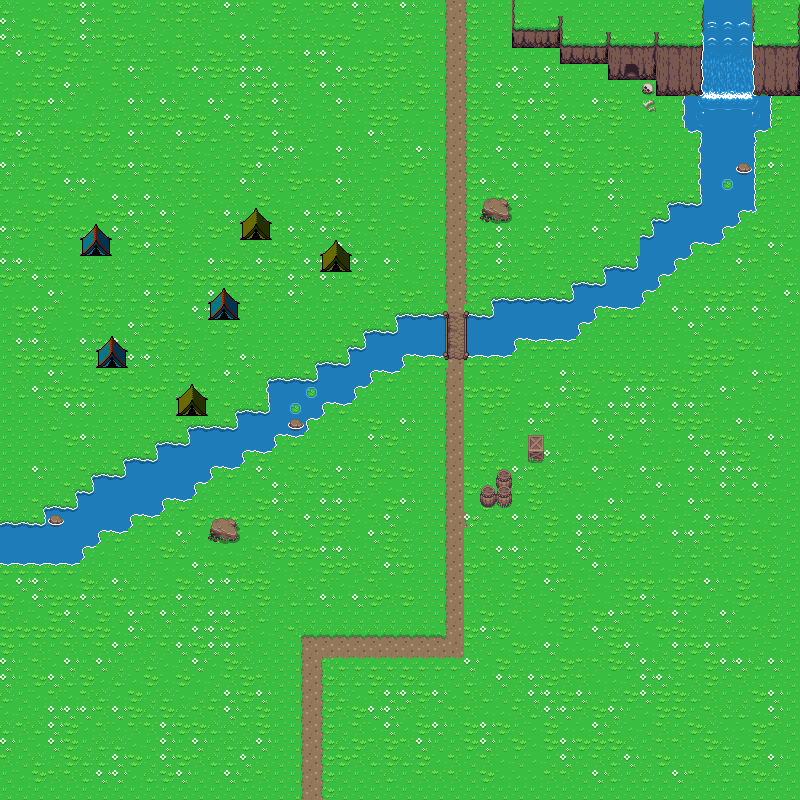

Rendered tile map (Tiled .tmx) drawn with the repository's tilesets; below, a short description and the map source with its tile grids summarised:
An orthogonal 50x50 tile map with 16x16 px tiles, 9 tile layers (ground_layer_lower, ground_layer_upper, decoration_layer, bridge_layer, ...), 2 tilesets and 59 objects (52x obstacle, 4x mob, 2x cnct, npc).

<map version="1.2" tiledversion="1.2.0" orientation="orthogonal" renderorder="right-down" width="50" height="50" tilewidth="16" tileheight="16" infinite="0" nextlayerid="13" nextobjectid="64">
 <tileset firstgid="1" source="Overworld2.tsx" />
 <tileset firstgid="1601" source="Overworld.tsx" />
 <layer id="1" name="ground_layer_lower" width="50" height="50">
  <data>[2500 cells, 2500 non-empty, 55 distinct tile ids]</data>
 </layer>
 <layer id="10" name="ground_layer_upper" width="50" height="50">
  <data>[2500 cells, 1698 non-empty, 6 distinct tile ids]</data>
 </layer>
 <objectgroup id="11" name="connections">
  <object id="37" name="4-2N1-2" type="cnct" x="288" y="784" width="48" height="16" />
  <object id="63" name="4-5S2-1" type="cnct" x="620" y="60" width="24" height="20" />
 </objectgroup>
 <objectgroup id="9" name="obstacles">
  <object id="1" name="water" type="obstacle" x="0" y="528" width="76" height="32" />
  <object id="2" name="water" type="obstacle" x="64" y="512" width="32" height="32" />
  <object id="3" name="water" type="obstacle" x="80" y="496" width="48" height="32" />
  <object id="4" name="water" type="obstacle" x="96" y="480" width="64" height="32" />
  <object id="5" name="water" type="obstacle" x="124" y="464" width="64" height="32" />
  <object id="6" name="water" type="obstacle" x="160" y="448" width="48" height="32" />
  <object id="7" name="water" type="obstacle" x="192" y="432" width="48" height="32" />
  <object id="8" name="water" type="obstacle" x="272" y="384" width="48" height="32" />
  <object id="9" name="water" type="obstacle" x="400" y="320" width="48" height="32" />
  <object id="10" name="water" type="obstacle" x="468" y="320" width="48" height="32" />
  <object id="11" name="water" type="obstacle" x="672" y="208" width="48" height="32" />
  <object id="12" name="water" type="obstacle" x="240" y="416" width="32" height="32" />
  <object id="13" name="water" type="obstacle" x="320" y="368" width="32" height="32" />
  <object id="14" name="water" type="obstacle" x="368" y="336" width="32" height="32" />
  <object id="15" name="water" type="obstacle" x="608" y="272" width="32" height="32" />
  <object id="16" name="water" type="obstacle" x="640" y="240" width="32" height="32" />
  <object id="17" name="river" type="obstacle" x="704" y="132" width="32" height="92" />
  <object id="18" name="water" type="obstacle" x="704" y="132" width="32" height="92" />
  <object id="19" name="water" type="obstacle" x="720" y="132" width="32" height="76" />
  <object id="20" name="water" type="obstacle" x="496" y="304" width="80" height="32" />
  <object id="21" name="water" type="obstacle" x="576" y="288" width="16" height="32" />
  <object id="22" name="water" type="obstacle" x="352" y="352" width="16" height="32" />
  <object id="23" name="water" type="obstacle" x="596" y="288" width="12" height="16" />
  <object id="24" name="water" type="obstacle" x="644" y="272" width="12" height="16" />
  <object id="25" name="water" type="obstacle" x="676" y="240" width="12" height="16" />
  <object id="26" name="water" type="obstacle" x="656" y="224" width="12" height="16" />
  <object id="27" name="water" type="obstacle" x="688" y="96" width="80" height="32" />
  <object id="28" name="river" type="obstacle" x="272" y="416" width="32" height="16" />
  <object id="29" name="river" type="obstacle" x="48" y="512" width="32" height="16" />
  <object id="30" name="tent" type="obstacle" x="80" y="240" width="32" height="16" />
  <object id="31" name="tent" type="obstacle" x="240" y="224" width="32" height="16" />
  <object id="32" name="tent" type="obstacle" x="320" y="256" width="32" height="16" />
  <object id="33" name="tent" type="obstacle" x="208" y="304" width="32" height="16" />
  <object id="34" name="tent" type="obstacle" x="96" y="352" width="32" height="16" />
  <object id="35" name="tent" type="obstacle" x="176" y="400" width="32" height="16" />
  <object id="38" name="cliff" type="obstacle" x="512" y="0" width="48" height="48" />
  <object id="40" name="cliff" type="obstacle" x="560" y="0" width="48" height="64" />
  <object id="41" name="cliff" type="obstacle" x="608" y="0" width="12" height="80" />
  <object id="42" name="cliff" type="obstacle" x="656" y="0" width="48" height="96" />
  <object id="43" name="cliff" type="obstacle" x="752" y="0" width="48" height="96" />
  <object id="44" name="decoration" type="obstacle" x="528" y="444" width="16" height="16" />
  <object id="45" name="decoration" type="obstacle" x="480" y="484" width="32" height="28" />
  <object id="46" name="decoration" type="obstacle" x="496" y="476" width="16" height="28" />
  <object id="47" name="decoration" type="obstacle" x="208" y="516" width="32" height="28" />
  <object id="48" name="boundary" type="obstacle" x="0" y="796" width="288" height="4" />
  <object id="49" name="boundary" type="obstacle" x="336" y="796" width="464" height="4" />
  <object id="50" name="boundary" type="obstacle" x="796" y="96" width="4" height="700" />
  <object id="51" name="boundary" type="obstacle" x="0" y="0" width="4" height="528" />
  <object id="52" name="boundary" type="obstacle" x="4" y="0" width="428" height="4" />
  <object id="53" name="boundary" type="obstacle" x="480" y="0" width="32" height="4" />
  <object id="61" name="cliff" type="obstacle" x="644" y="0" width="12" height="80" />
  <object id="62" name="cliff" type="obstacle" x="620" y="0" width="24" height="60" />
 </objectgroup>
 <objectgroup id="12" name="mobs">
  <object id="54" name="militia" type="mob" x="120" y="124" />
  <object id="57" name="militia" type="mob" x="200" y="128" />
  <object id="58" name="militia" type="mob" x="372" y="124" />
  <object id="59" name="militia" type="mob" x="188" y="640" />
  <object id="60" name="fisher" type="npc" x="696" y="176" />
 </objectgroup>
 <layer id="8" name="decoration_layer" width="50" height="50">
  <data>[2500 cells, 32 non-empty, 23 distinct tile ids]</data>
 </layer>
 <layer id="7" name="bridge_layer" width="50" height="50">
  <data>[2500 cells, 12 non-empty, 9 distinct tile ids]</data>
 </layer>
 <layer id="3" name="tree_lower_bottom" width="50" height="50">
  <data>[2500 cells, 0 non-empty, 0 distinct tile ids]</data>
 </layer>
 <layer id="5" name="building_layer_bottom" width="50" height="50">
  <data>[2500 cells, 12 non-empty, 4 distinct tile ids]</data>
 </layer>
 <layer id="2" name="sprite_layer" width="50" height="50">
  <data>[2500 cells, 0 non-empty, 0 distinct tile ids]</data>
 </layer>
 <layer id="4" name="tree_layer_top" width="50" height="50">
  <data>[2500 cells, 0 non-empty, 0 distinct tile ids]</data>
 </layer>
 <layer id="6" name="building_layer_top" width="50" height="50">
  <data>[2500 cells, 12 non-empty, 4 distinct tile ids]</data>
 </layer>
</map>
